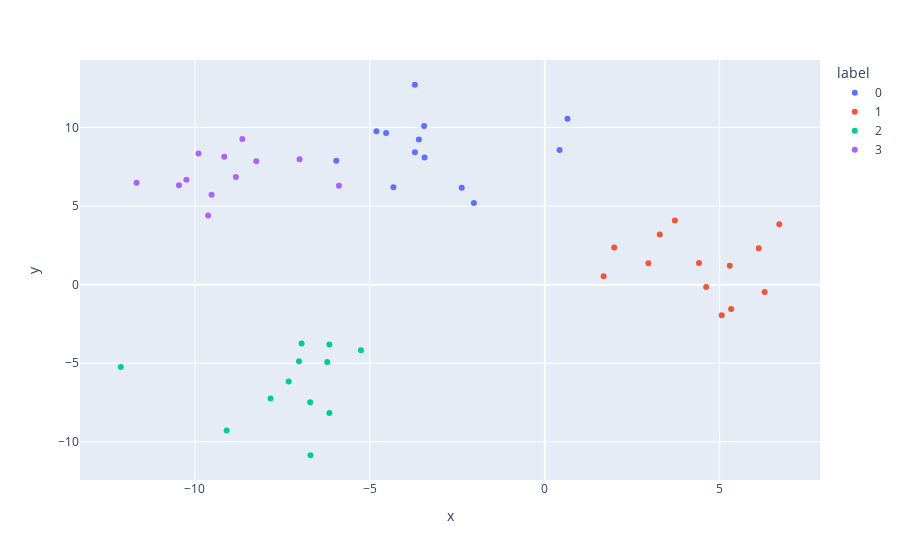

The code cell stored with this chart in its notebook:
### Code cell
px.scatter(blobs_df, x='x', y='y', color='label')

### Figure 1 — Plotly figure (JSON) as saved in the notebook; plotly's stock layout.template omitted (floating-point values rounded to 4 significant figures)
{"data": [{"hovertemplate": "label=0<br>x=%{x}<br>y=%{y}<extra></extra>", "legendgroup": "0", "marker": {"color": "#636efa", "symbol": "circle"}, "mode": "markers", "name": "0", "orientation": "v", "showlegend": true, "type": "scatter", "x": [-3.713, -4.325, 0.4221, -3.598, -2.374, -5.959, -4.811, -2.025, -4.535, 0.6492, -3.436, -3.448, -3.71], "xaxis": "x", "y": [12.72, 6.19, 8.563, 9.236, 6.165, 7.89, 9.766, 5.188, 9.643, 10.55, 8.083, 10.1, 8.431], "yaxis": "y"}, {"hovertemplate": "label=1<br>x=%{x}<br>y=%{y}<extra></extra>", "legendgroup": "1", "marker": {"color": "#EF553B", "symbol": "circle"}, "mode": "markers", "name": "1", "orientation": "v", "showlegend": true, "type": "scatter", "x": [5.058, 1.683, 4.613, 6.702, 6.117, 5.327, 6.285, 2.961, 3.719, 4.409, 5.288, 1.984, 3.286], "xaxis": "x", "y": [-1.946, 0.5335, -0.1423, 3.836, 2.316, -1.553, -0.4685, 1.355, 4.087, 1.371, 1.203, 2.367, 3.197], "yaxis": "y"}, {"hovertemplate": "label=2<br>x=%{x}<br>y=%{y}<extra></extra>", "legendgroup": "2", "marker": {"color": "#00cc96", "symbol": "circle"}, "mode": "markers", "name": "2", "orientation": "v", "showlegend": true, "type": "scatter", "x": [-12.12, -9.092, -6.951, -6.706, -7.024, -6.217, -7.319, -5.255, -6.157, -7.838, -6.696, -6.156], "xaxis": "x", "y": [-5.236, -9.273, -3.751, -7.478, -4.873, -4.929, -6.166, -4.168, -3.804, -7.251, -10.86, -8.17], "yaxis": "y"}, {"hovertemplate": "label=3<br>x=%{x}<br>y=%{y}<extra></extra>", "legendgroup": "3", "marker": {"color": "#ab63fa", "symbol": "circle"}, "mode": "markers", "name": "3", "orientation": "v", "showlegend": true, "type": "scatter", "x": [-10.24, -9.524, -9.898, -8.246, -8.828, -10.46, -9.161, -8.644, -11.67, -9.623, -5.883, -7.008], "xaxis": "x", "y": [6.668, 5.719, 8.35, 7.846, 6.854, 6.32, 8.132, 9.261, 6.482, 4.396, 6.287, 7.981], "yaxis": "y"}], "layout": {"autosize": true, "legend": {"title": {"text": "label"}, "tracegroupgap": 0}, "margin": {"t": 60}, "xaxis": {"anchor": "y", "autorange": true, "domain": [0, 1], "range": [-13.24, 7.819], "title": {"text": "x"}, "type": "linear"}, "yaxis": {"anchor": "x", "autorange": true, "domain": [0, 1], "range": [-12.68, 14.54], "title": {"text": "y"}, "type": "linear"}}}
